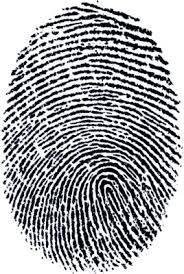
%> input picture Computation Intelligence/fingerprint.jpg, 184 x 274 px
$ octave a_try.m   (GNU Octave 9; MATLAB toolbox functions it lacks are replaced by stand-ins)
%> lines starting %> are read from the running program, lines starting %| are printed output that depends on the picture
clc;
close all;

result = zeros (256,1);

rgb_image   	= imread ('fingerprint.jpg');
%> rgb_image is the input picture: size 274x184x3 uint8; mean R, G, B 162.8, 163.2, 167.3
image           = rgb2gray (rgb_image);
image_size      = size (image);
%> image_size = [274 184]
n_pixels        = image_size(1) * image_size(2);
%> n_pixels = 50416

for threshold_level = 1 : 256

    image_hist      = imhist (image);
    image_hist_p    = image_hist./n_pixels;
    pixel_max_level = size (image_hist_p,1);

    mau_t           = 0;
    mau_k           = 0;
    omega_k         = 0;

    for i = 1:threshold_level
        omega_k = omega_k + image_hist_p(i);
    end

    for i = 1:threshold_level
        mau_k = mau_k + (i*image_hist_p(i));
    end

    for i = 1:pixel_max_level
        mau_t = mau_t + (i*image_hist_p(i));
    end

    sigma_sqr_b_k   = (((mau_t*omega_k)-mau_k)^2)/(omega_k*(1-omega_k));

    result (threshold_level) = sigma_sqr_b_k;
end
%> this loop made 256 passes
%> sigma_sqr_b_k on passes 1 to 3: 181.6, 2363.6, 2578.5
%> after the loop, result = 256 values, max 8572.1 at index 137, min 3.64e-12 at index 256, mean 7148.2

plot (result);
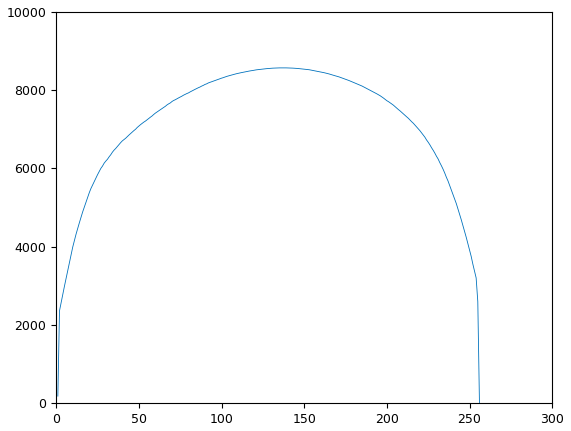
%> figure redrawn from the program's plot data; curve peaks at x = 137, y = 8572.1

max_thresh = max (result);
%> max_thresh = 8572.1

idx = mean(find(result == max_thresh));
%> idx = 137

level = (idx-1)/(pixel_max_level-1);
%> level = 0.533

disp ('From MATLAB IN BUILT PROGRAM');
disp (graythresh (image));
%| 0.5333

disp ('From OUR PROGRAM');
disp (level);
%| 0.5333

BW_IMG = im2bw(image,level);
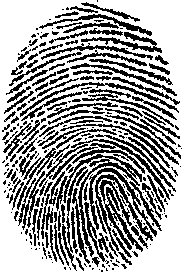
%> BW_IMG: size 274x184 logical; 64% white; black in thin lines or dots
imshow (BW_IMG);
